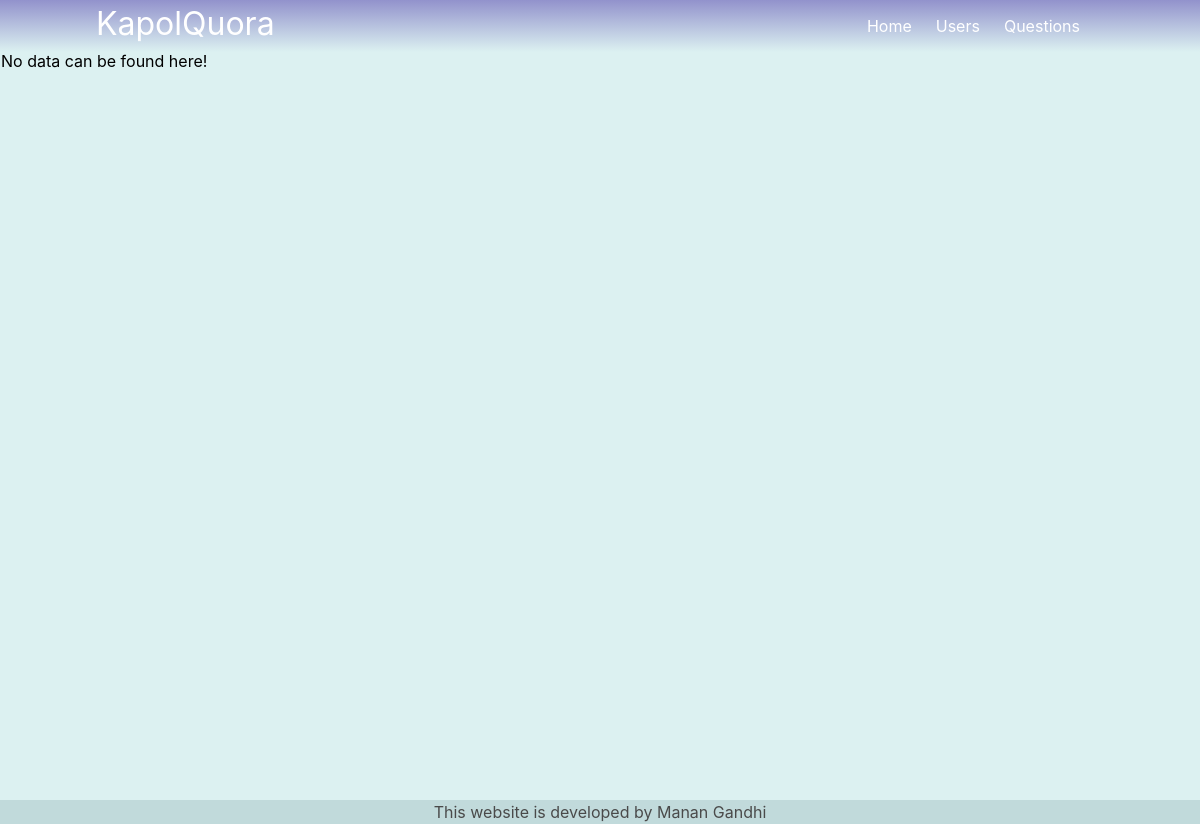
The page /admin/Questions/ (signed in) on the database as committed earlier.
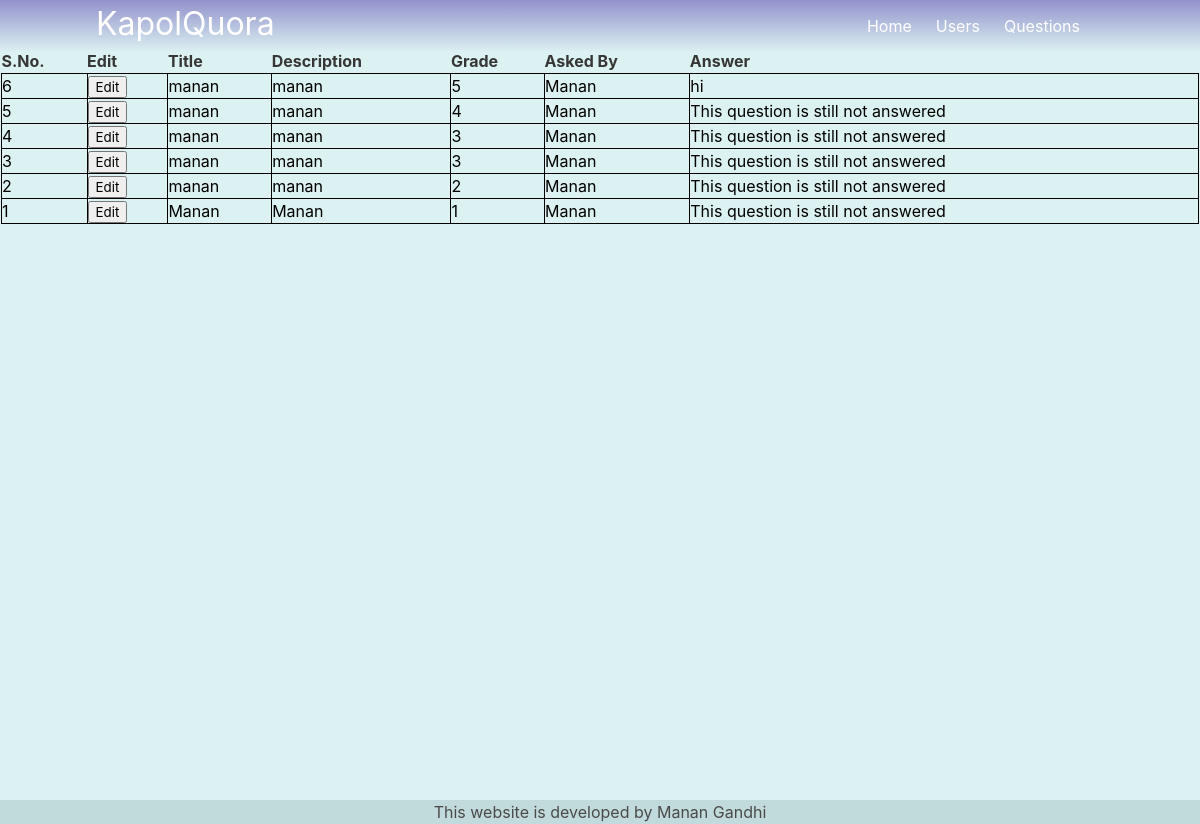
The same page on the database as committed later.
### models.py (models this page shows)
class Questions(db.Model):
    sno=db.Column(db.Integer, primary_key=True)
    question=db.Column(db.String(1000))
    description=db.Column(db.String(100000))
    author=db.Column(db.String(1000))
    std=db.Column(db.Integer())
    answer=db.Column(db.String(100000))
    subject=db.Column(db.String(100))

### main.py (the view)
@main.route('/admin/Questions/')
@login_required
def question_admin():
	if User.query.filter(User.name==current_user.name).first().is_teacher:
		questions=Questions.query.all()[::-1]
		return render_template('admin/questions.html', questions=questions)
	return abort(404)

### initial.py (called while the page is built)
def create_app():
    app = Flask(__name__)
    app.config['FLASK_ADMIN_SWATCH'] = 'cerulean'
    app.config['SECRET_KEY'] = 'This-is-my-Secret'
    app.config['SQLALCHEMY_DATABASE_URI'] = 'sqlite:///db.sqlite'
    db.init_app(app)
    login_manager = LoginManager()
    login_manager.login_view = 'auth.login'
    login_manager.init_app(app)
    def page_not_found(e):
        return render_template('404.html'),404
    app.register_error_handler(404, page_not_found)
    from models import User
    @login_manager.user_loader
    def load_user(user_id):
        return User.query.get(int(user_id))
    from auth import auth as auth_blueprint
    app.register_blueprint(auth_blueprint)
    from main import main as main_blueprint
    app.register_blueprint(main_blueprint)
    return app

### templates/admin/questions.html
{%extends 'admin/base.html'%}
{% block content %}
{% if questions %}
<table style="width: 100%;">
    <tr>
        <th>S.No.</th>
        <th>Edit</th>
        <th>Title</th>
        <th>Description</th>
        <th>Grade</th>
        <th>Asked By</th>
        <th>Answer</th>
    </tr>
    {% for x in questions %}
    <tr style="color: black;">
        <td style="border: 1px solid black;">{{x.sno}}</td>
        <td style="border: 1px solid black;"><form method="POST" action="/admin/Questions/edit"><input type="text" value="{{x.sno}}" name="sno" hidden><button type="submit">Edit</button></form></td>
        <td style="border: 1px solid black;">{{x.question}}</td>
        <td style="border: 1px solid black;">{{x.description}}</td>
        <td style="border: 1px solid black;">{{x.std}}</td>
        <td style="border: 1px solid black;">{{x.author}}</td>
        <td style="border: 1px solid black;">
            {% if x.answer %}
            {{x.answer}}
            {% else %}
            <h1 style="color:black">This question is still not answered</h1>
            {% endif %}
        </td>
    </tr>
    {% endfor %}
</table>
{% else %}
<h1 style="color:black">No data can be found here!</h1>
{% endif %}
{% endblock %}

Rows that differ between the two databases and show on the page:
added Questions: sno "6", question "manan", description "manan", std "5", author "Manan", answer "hi"
added Questions: sno "5", question "manan", description "manan", std "4", author "Manan", shows "This question is still not answered"
added Questions: sno "4", question "manan", description "manan", std "3", author "Manan", shows "This question is still not answered"
added Questions: sno "3", question "manan", description "manan", std "3", author "Manan", shows "This question is still not answered"
added Questions: sno "2", question "manan", description "manan", std "2", author "Manan", shows "This question is still not answered"
added Questions: sno "1", question "Manan", description "Manan", std "1", author "Manan", shows "This question is still not answered"
Other text that changed with them:
text no longer shown: "No data can be found here!"
text now shown: "S.No. Edit Title Description Grade Asked By Answer"
